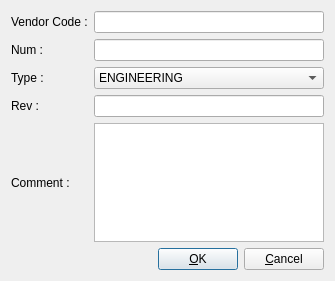
<?xml version="1.0" encoding="UTF-8"?>
<ui version="4.0">
 <class>DrawParamsDialog</class>
 <widget class="QDialog" name="DrawParamsDialog">
  <property name="geometry">
   <rect>
    <x>0</x>
    <y>0</y>
    <width>335</width>
    <height>281</height>
   </rect>
  </property>
  <property name="windowTitle">
   <string>Drawing Parameters</string>
  </property>
  <layout class="QGridLayout">
   <item row="4" column="0">
    <widget class="QLabel" name="textLabel2">
     <property name="text">
      <string>Comment :</string>
     </property>
     <property name="wordWrap">
      <bool>false</bool>
     </property>
    </widget>
   </item>
   <item row="3" column="0">
    <widget class="QLabel" name="textLabel1_2_2">
     <property name="text">
      <string>Rev :</string>
     </property>
     <property name="wordWrap">
      <bool>false</bool>
     </property>
    </widget>
   </item>
   <item row="1" column="1" colspan="3">
    <widget class="QLineEdit" name="numEdit_"/>
   </item>
   <item row="7" column="2">
    <spacer name="spacer23">
     <property name="orientation">
      <enum>Qt::Vertical</enum>
     </property>
     <property name="sizeType">
      <enum>QSizePolicy::Expanding</enum>
     </property>
     <property name="sizeHint" stdset="0">
      <size>
       <width>20</width>
       <height>30</height>
      </size>
     </property>
    </spacer>
   </item>
   <item row="8" column="0" colspan="2">
    <spacer name="Horizontal Spacing2">
     <property name="orientation">
      <enum>Qt::Horizontal</enum>
     </property>
     <property name="sizeType">
      <enum>QSizePolicy::Expanding</enum>
     </property>
     <property name="sizeHint" stdset="0">
      <size>
       <width>139</width>
       <height>20</height>
      </size>
     </property>
    </spacer>
   </item>
   <item row="1" column="0">
    <widget class="QLabel" name="textLabel1">
     <property name="text">
      <string>Num :</string>
     </property>
     <property name="wordWrap">
      <bool>false</bool>
     </property>
    </widget>
   </item>
   <item row="2" column="0">
    <widget class="QLabel" name="textLabel1_2">
     <property name="text">
      <string>Type :</string>
     </property>
     <property name="wordWrap">
      <bool>false</bool>
     </property>
    </widget>
   </item>
   <item row="3" column="1" colspan="3">
    <widget class="QLineEdit" name="revEdit_"/>
   </item>
   <item row="0" column="1" colspan="3">
    <widget class="QLineEdit" name="vendorEdit_"/>
   </item>
   <item row="4" column="1" colspan="3">
    <widget class="QTextEdit" name="commentEdit_"/>
   </item>
   <item row="8" column="2">
    <widget class="QPushButton" name="okButton_">
     <property name="text">
      <string>&amp;OK</string>
     </property>
     <property name="shortcut">
      <string>Alt+O</string>
     </property>
     <property name="default">
      <bool>true</bool>
     </property>
    </widget>
   </item>
   <item row="2" column="1" colspan="3">
    <widget class="QComboBox" name="typeEdit_">
     <item>
      <property name="text">
       <string>ENGINEERING</string>
      </property>
     </item>
     <item>
      <property name="text">
       <string>INCLUDED</string>
      </property>
     </item>
     <item>
      <property name="text">
       <string>KITTED</string>
      </property>
     </item>
    </widget>
   </item>
   <item row="0" column="0">
    <widget class="QLabel" name="textLabel1_3">
     <property name="text">
      <string>Vendor Code :</string>
     </property>
     <property name="wordWrap">
      <bool>false</bool>
     </property>
    </widget>
   </item>
   <item row="8" column="3">
    <widget class="QPushButton" name="cancelButton_">
     <property name="text">
      <string>&amp;Cancel</string>
     </property>
     <property name="shortcut">
      <string>Alt+C</string>
     </property>
    </widget>
   </item>
  </layout>
 </widget>
 <layoutdefault spacing="6" margin="11"/>
 <pixmapfunction>qPixmapFromMimeSource</pixmapfunction>
 <tabstops>
  <tabstop>vendorEdit_</tabstop>
  <tabstop>numEdit_</tabstop>
  <tabstop>typeEdit_</tabstop>
  <tabstop>revEdit_</tabstop>
  <tabstop>okButton_</tabstop>
  <tabstop>cancelButton_</tabstop>
 </tabstops>
 <resources/>
 <connections>
  <connection>
   <sender>cancelButton_</sender>
   <signal>clicked()</signal>
   <receiver>DrawParamsDialog</receiver>
   <slot>reject()</slot>
   <hints>
    <hint type="sourcelabel">
     <x>20</x>
     <y>20</y>
    </hint>
    <hint type="destinationlabel">
     <x>20</x>
     <y>20</y>
    </hint>
   </hints>
  </connection>
  <connection>
   <sender>okButton_</sender>
   <signal>clicked()</signal>
   <receiver>DrawParamsDialog</receiver>
   <slot>accept()</slot>
   <hints>
    <hint type="sourcelabel">
     <x>20</x>
     <y>20</y>
    </hint>
    <hint type="destinationlabel">
     <x>20</x>
     <y>20</y>
    </hint>
   </hints>
  </connection>
 </connections>
</ui>
